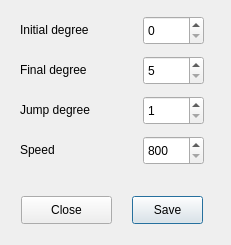
<?xml version="1.0" encoding="UTF-8"?>
<ui version="4.0">
 <class>formSlideSettings</class>
 <widget class="QDialog" name="formSlideSettings">
  <property name="geometry">
   <rect>
    <x>0</x>
    <y>0</y>
    <width>231</width>
    <height>245</height>
   </rect>
  </property>
  <property name="windowTitle">
   <string>Slide settings</string>
  </property>
  <property name="windowIcon">
   <iconset resource="lstImgs.qrc">
    <normaloff>:/new/icons/imagenInte/document-properties.svg</normaloff>:/new/icons/imagenInte/document-properties.svg</iconset>
  </property>
  <widget class="QSpinBox" name="spinBoxIni">
   <property name="geometry">
    <rect>
     <x>143</x>
     <y>16</y>
     <width>61</width>
     <height>29</height>
    </rect>
   </property>
   <property name="maximum">
    <number>360</number>
   </property>
  </widget>
  <widget class="QLabel" name="label_3">
   <property name="geometry">
    <rect>
     <x>20</x>
     <y>100</y>
     <width>131</width>
     <height>20</height>
    </rect>
   </property>
   <property name="text">
    <string>Jump degree</string>
   </property>
  </widget>
  <widget class="QLabel" name="label">
   <property name="geometry">
    <rect>
     <x>20</x>
     <y>20</y>
     <width>131</width>
     <height>20</height>
    </rect>
   </property>
   <property name="text">
    <string>Initial degree</string>
   </property>
  </widget>
  <widget class="QSpinBox" name="spinBoxSpeed">
   <property name="geometry">
    <rect>
     <x>143</x>
     <y>136</y>
     <width>61</width>
     <height>29</height>
    </rect>
   </property>
   <property name="minimum">
    <number>800</number>
   </property>
   <property name="maximum">
    <number>10000</number>
   </property>
  </widget>
  <widget class="QPushButton" name="pbSave">
   <property name="geometry">
    <rect>
     <x>132</x>
     <y>196</y>
     <width>71</width>
     <height>28</height>
    </rect>
   </property>
   <property name="text">
    <string>Save</string>
   </property>
   <property name="icon">
    <iconset resource="lstImgs.qrc">
     <normaloff>:/new/icons/imagenInte/document-save.svg</normaloff>:/new/icons/imagenInte/document-save.svg</iconset>
   </property>
  </widget>
  <widget class="QPushButton" name="pbClose">
   <property name="geometry">
    <rect>
     <x>21</x>
     <y>196</y>
     <width>91</width>
     <height>28</height>
    </rect>
   </property>
   <property name="text">
    <string>Close</string>
   </property>
   <property name="icon">
    <iconset resource="lstImgs.qrc">
     <normaloff>:/new/icons/imagenInte/gtk-cancel.svg</normaloff>:/new/icons/imagenInte/gtk-cancel.svg</iconset>
   </property>
  </widget>
  <widget class="QSpinBox" name="spinBoxEnd">
   <property name="geometry">
    <rect>
     <x>143</x>
     <y>56</y>
     <width>61</width>
     <height>29</height>
    </rect>
   </property>
   <property name="minimum">
    <number>5</number>
   </property>
   <property name="maximum">
    <number>360</number>
   </property>
  </widget>
  <widget class="QSpinBox" name="spinBoxJump">
   <property name="geometry">
    <rect>
     <x>143</x>
     <y>96</y>
     <width>61</width>
     <height>29</height>
    </rect>
   </property>
   <property name="minimum">
    <number>1</number>
   </property>
   <property name="maximum">
    <number>360</number>
   </property>
  </widget>
  <widget class="QLabel" name="label_4">
   <property name="geometry">
    <rect>
     <x>20</x>
     <y>140</y>
     <width>131</width>
     <height>20</height>
    </rect>
   </property>
   <property name="text">
    <string>Speed</string>
   </property>
  </widget>
  <widget class="QLabel" name="label_2">
   <property name="geometry">
    <rect>
     <x>20</x>
     <y>60</y>
     <width>131</width>
     <height>20</height>
    </rect>
   </property>
   <property name="text">
    <string>Final degree</string>
   </property>
  </widget>
 </widget>
 <resources>
  <include location="lstImgs.qrc"/>
 </resources>
 <connections/>
</ui>
